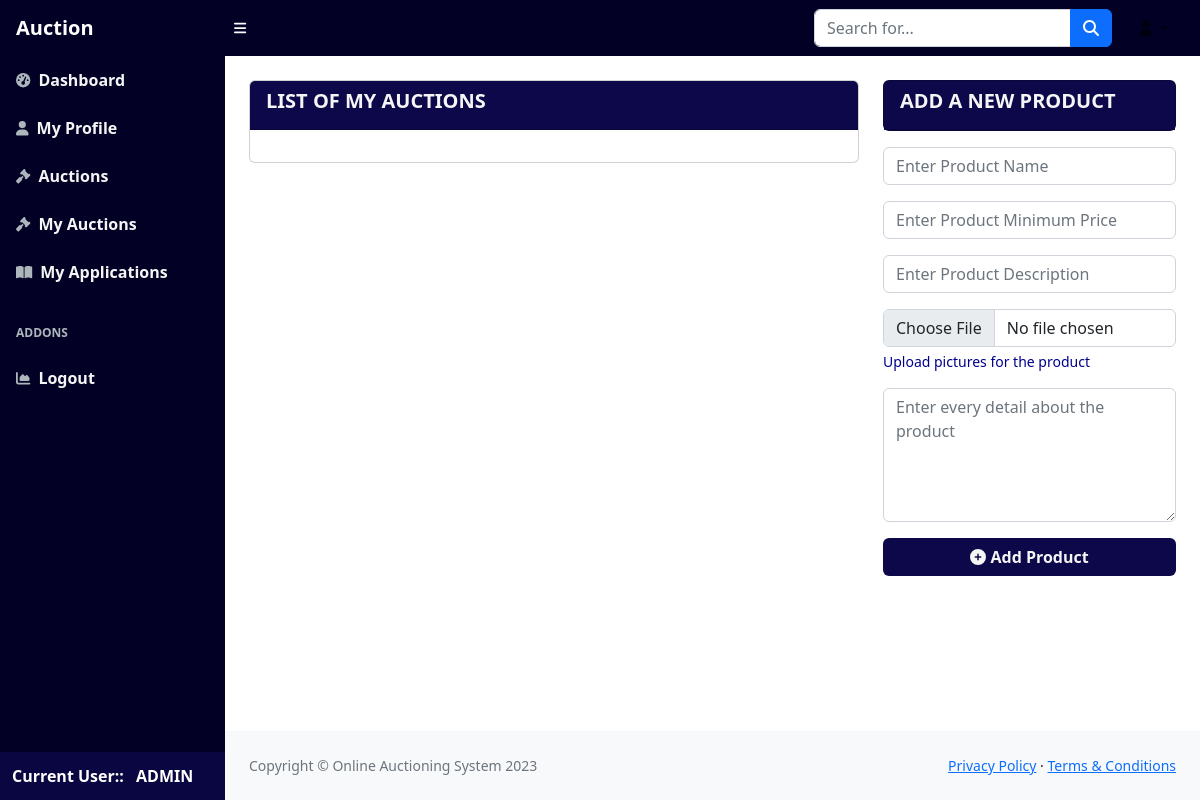
The page /my_auctions/ (signed in) on the database as committed earlier.
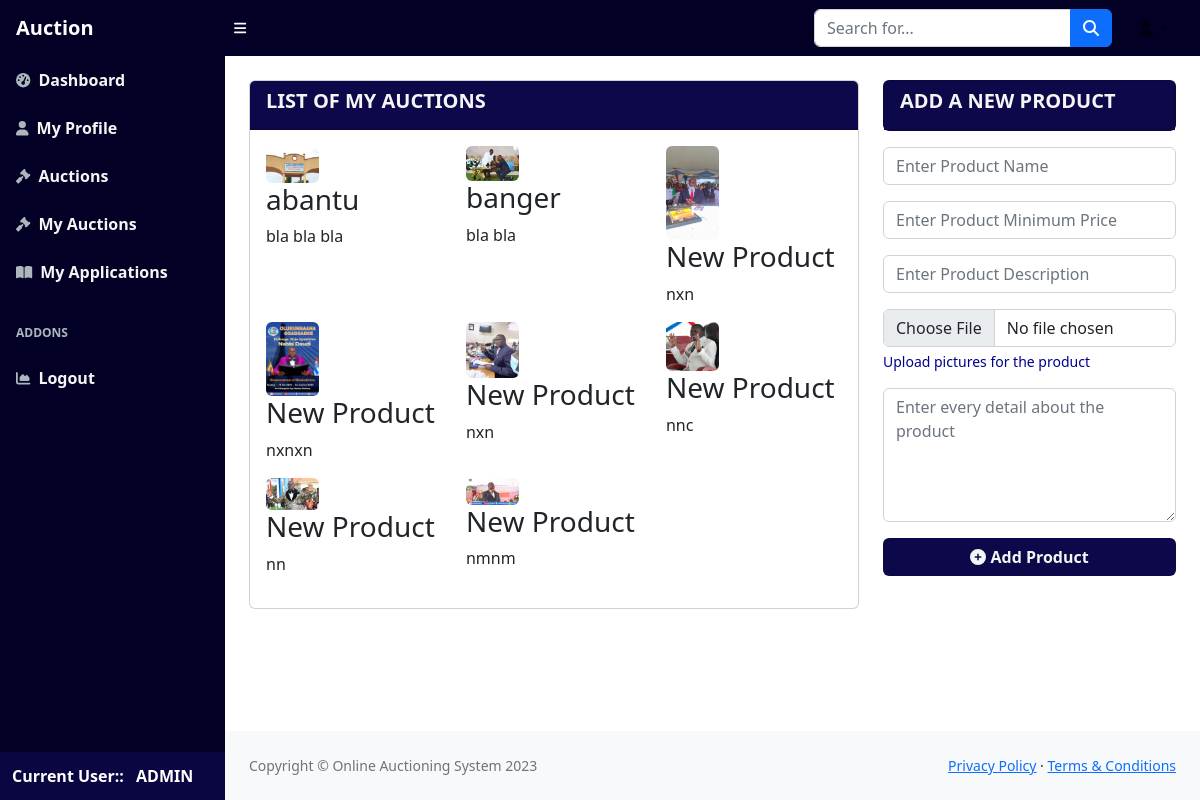
The same page on the database as committed later.
### core/models.py (models this page shows, shortened)
class Product(models.Model):
    seller = models.ForeignKey(DjangoUser, on_delete=models.CASCADE, null=True)
    name = models.CharField(max_length=255, default="New Product")
    description = models.TextField(null=True)
    start_price = models.DecimalField(max_digits=10, decimal_places=2, default=0)
    end_time = models.DateTimeField(null=True)
    image = models.ImageField(upload_to='product_images/', null=True)

### core/views.py (the view)
# urls.py: path("my_auctions/", views.my_auctions, name="my_auctions"),
@login_required(login_url="login")
def my_auctions(request):
    user = request.user
    user_products = models.Product.objects.filter(seller=user)       # getting user products
    if request.method == "POST":
        form = forms.ProductForm(request.POST, request.FILES)
        if form.is_valid():
            product = form.save(commit=False)
            product.seller = user
            product.save()
    else:
        form = forms.ProductForm()      # creating new form for rendering in the template
    return render(request, "core/my_auctions.html", {
        "form": form,
        "user_products": user_products,
    })

### core/forms.py
class ProductForm(ModelForm):
    class Meta:
        model = models.Product
        fields = ["name", "description", "start_price", "end_time", "image"]

### templates/core/my_auctions.html (shortened to what this page needs)
{% extends 'base.html' %}
{%block body%}
<div class="container-fluid p-4">
    <div class="row mb-3 gap-2 gap-md-0">
        <div class="col-md-8">
            <div class="card">
                <div class="card-header bg-darkblue">
                    <h5 style="color: whitesmoke;" class="fw-bold">LIST OF MY AUCTIONS</h5>
                </div>
                <div class="card-body">
                    <div class="row">
                        {% for product in user_products %}
                            <div class="col-md-4">
                                <img src="{{ product.image.url }}" alt="{{ product.name }}" class="custom-image rounded">
                                <h3>{{ product.name }}</h3>
                                <p>{{ product.description }}</p>
                            </div>
                        {% endfor %}
                    </div>
                </div>
            </div>
        </div>
        <div class="col-md-4">
            <div class="card bg-darkblue mb-3">
                <div class="card-header bg-darkblue">
                    <h5 style="color: whitesmoke;" class="fw-semibold ">ADD A NEW PRODUCT</h5>
                </div>
            </div>
            <form method="post" enctype="multipart/form-data">
                <div class="mb-3">
                    <input type="text" class="form-control" id="product_name" aria-describedby=""
                        placeholder="Enter Product Name">
                </div>
                <div class="mb-3">
                    <input type="number" class="form-control" id="product_name" aria-describedby=""
                        placeholder="Enter Product Minimum Price">
                </div>
                <div class="mb-3">
                    <input type="text" class="form-control" id="product_name" aria-describedby=""
                        placeholder="Enter Product Description">
                </div>
                <div class="mb-3">
                    <input type="file" class="form-control" id="product_image" name="product_image">
                    <div id="product_image" class="form-text text-darkblue">Upload pictures for the product</div>
                </div>
                <div class="mb-3">
                    <textarea class="form-control" name="product_description" id="product_description" rows="5"
                        placeholder="Enter every detail about the product"></textarea>
                </div>
                <button type="submit" class="btn bg-darkblue w-100 fw-semibold" style="color: whitesmoke;"><i
                        class="fa fa-plus-circle" aria-hidden="true"></i> Add Product</button>
            </form>
        </div>
    </div>
</div>
{% endblock body %}

### templates/base.html (shortened to what this page needs)
{% load static %}
<!DOCTYPE html>
<html lang="en">
<head>
    <link href="https://cdn.jsdelivr.net/npm/simple-datatables@7.1.2/dist/style.min.css" rel="stylesheet" />
    <link href="{% static 'css/styles.css' %}" rel="stylesheet" />
    <link href="{% static 'css/styles-custom.css' %}" rel="stylesheet" />
</head>
<body class="sb-nav-fixed">
    <nav class="sb-topnav navbar navbar-expand navbar-light sidebar-background">
        <a class="navbar-brand ps-3 fw-bolder text-white" href="#">Auction</a>
        <button class="btn btn-link btn-sm order-1 order-lg-0 me-4 me-lg-0" id="sidebarToggle" href="#!"><i
                class="fas fa-bars text-white"></i></button>
        <form class="d-none d-md-inline-block form-inline ms-auto me-0 me-md-3 my-2 my-md-0">
            <div class="input-group">
                <input class="form-control" type="text" placeholder="Search for..." aria-label="Search for..."
                    aria-describedby="btnNavbarSearch" />
                <button class="btn btn-primary" id="btnNavbarSearch" type="button"><i
                        class="fas fa-search"></i></button>
            </div>
        </form>
        <ul class="navbar-nav ms-auto ms-md-0 me-3 me-lg-4 sidebar-background">
            <li class="nav-item dropdown">
                <a class="nav-link dropdown-toggle" id="navbarDropdown" href="#" role="button" data-bs-toggle="dropdown"
                    aria-expanded="false"><i class="fas fa-user fa-fw"></i></a>
            </li>
        </ul>
    </nav>
    <div id="layoutSidenav">
        <div id="layoutSidenav_nav">
            <nav class="sb-sidenav accordion sb-sidenav-light sidebar-background" id="sidenavAccordion">
                <div class="sb-sidenav-menu">
                    <div class="nav">
                        <a class="nav-link" href="{% url 'dashboard' %}">
                            <div class="sb-nav-link-icon"><i class="fas fa-tachometer-alt"></i></div>
                            <span class="fw-semibold" style="color: whitesmoke;">Dashboard</span>
                        </a>
                        <a class="nav-link" href="{% url 'my_profile' %}">
                            <div class="sb-nav-link-icon"><i class="fa fa-user"></i></div>
                            <span class=" fw-semibold" style="color: whitesmoke;">My Profile</span>
                        </a>
                        <a class="nav-link" href="{% url 'all_auctions' %}">
                            <div class="sb-nav-link-icon"><i class="fas fa-gavel"></i></div>
                            <span class="fw-semibold" style="color: whitesmoke;">Auctions</span>
                        </a>
                        <a class="nav-link" href="{% url 'my_auctions' %}">
                            <div class="sb-nav-link-icon"><i class="fas fa-gavel"></i></div>
                            <span class="fw-semibold" style="color: whitesmoke;">My Auctions</span>
                        </a>
                        <a class="nav-link" href="{% url 'my_applications' %}">
                            <div class="sb-nav-link-icon"><i class="fas fa-book-open"></i></div>
                            <span class="fw-semibold" style="color: whitesmoke;">My Applications</span>
                        </a>
                        <div class="sb-sidenav-menu-heading">Addons</div>
                        <a class="nav-link" href="{% url 'logout' %}">
                            <div class="sb-nav-link-icon"><i class="fas fa-chart-area"></i></div>
                            <span class="fw-bold" style="color: whitesmoke;">Logout</span>
                        </a>
                    </div>
                </div>
                <div class="sb-sidenav-footer bg-user text-white">
                    {% if request.user.is_authenticated %}
                    <div class="fw-bold ">Current User:: <span class="ms-2">{{ request.user | upper }}</span> </div>
                    {% endif %}
                </div>
            </nav>
        </div>
        <div id="layoutSidenav_content">
            {%block body%}
            {% endblock body %}
            <footer class="py-4 bg-light mt-auto">
                <div class="container-fluid px-4">
                    <div class="d-flex align-items-center justify-content-between small">
                        <div class="text-muted">Copyright &copy; Online Auctioning System 2023</div>
                        <div>
                            <a href="#">Privacy Policy</a>
                            &middot;
                            <a href="#">Terms &amp; Conditions</a>
                        </div>
                    </div>
                </div>
            </footer>
        </div>
    </div>
</body>
</html>

### templates/base.html (style rules this page uses)
.sb-sidenav-menu .nav-link { color: gray; transition: background-color 0.5s ease, color 0.3s ease, text-decoration 0.3s ease; cursor: pointer; text-decoration: none; }
.sidebar-background { background: rgb(2, 0, 36); background: linear-gradient(90deg, rgba(2, 0, 36, 1) 0% 100%); }
.bg-darkblue { background: linear-gradient(90deg, rgb(12, 8, 73) 0% 100%); }
.bg-user { background: linear-gradient(90deg, rgb(10, 6, 65) 0% 100%); }
.text-darkblue { color: darkblue; }
.custom-image { width: 100%; max-width: 100%; }
@media (min-width: 992px) { .custom-image { width: 30%; } }

Rows that differ between the two databases and show on the page:
added Product: image (picture), name "abantu", description "bla bla bla"
added Product: image (picture), name "banger", description "bla bla"
added Product: image (picture), name "New Product", description "nxn"
added Product: image (picture), name "New Product", description "nxnxn"
added Product: image (picture), name "New Product", description "nxn"
added Product: image (picture), name "New Product", description "nnc"
added Product: image (picture), name "New Product", description "nn"
added Product: image (picture), name "New Product", description "nmnm"
